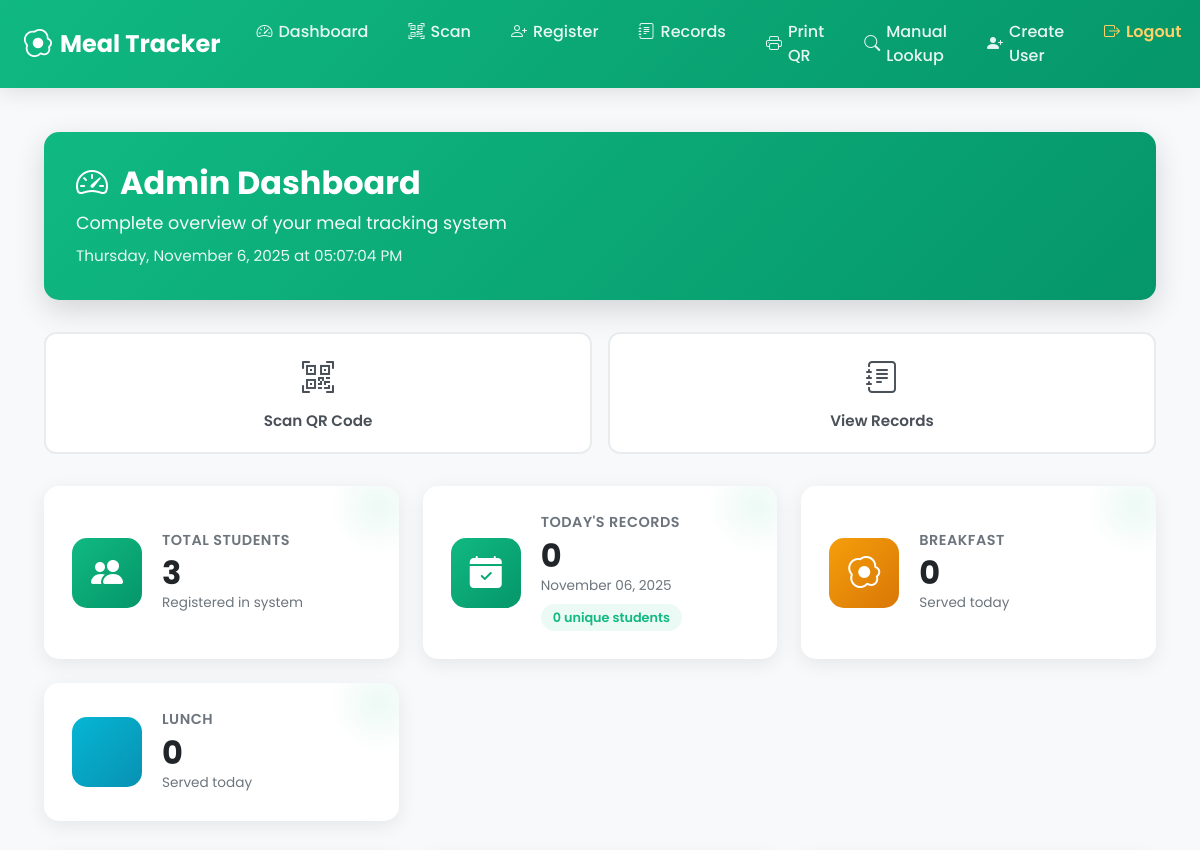
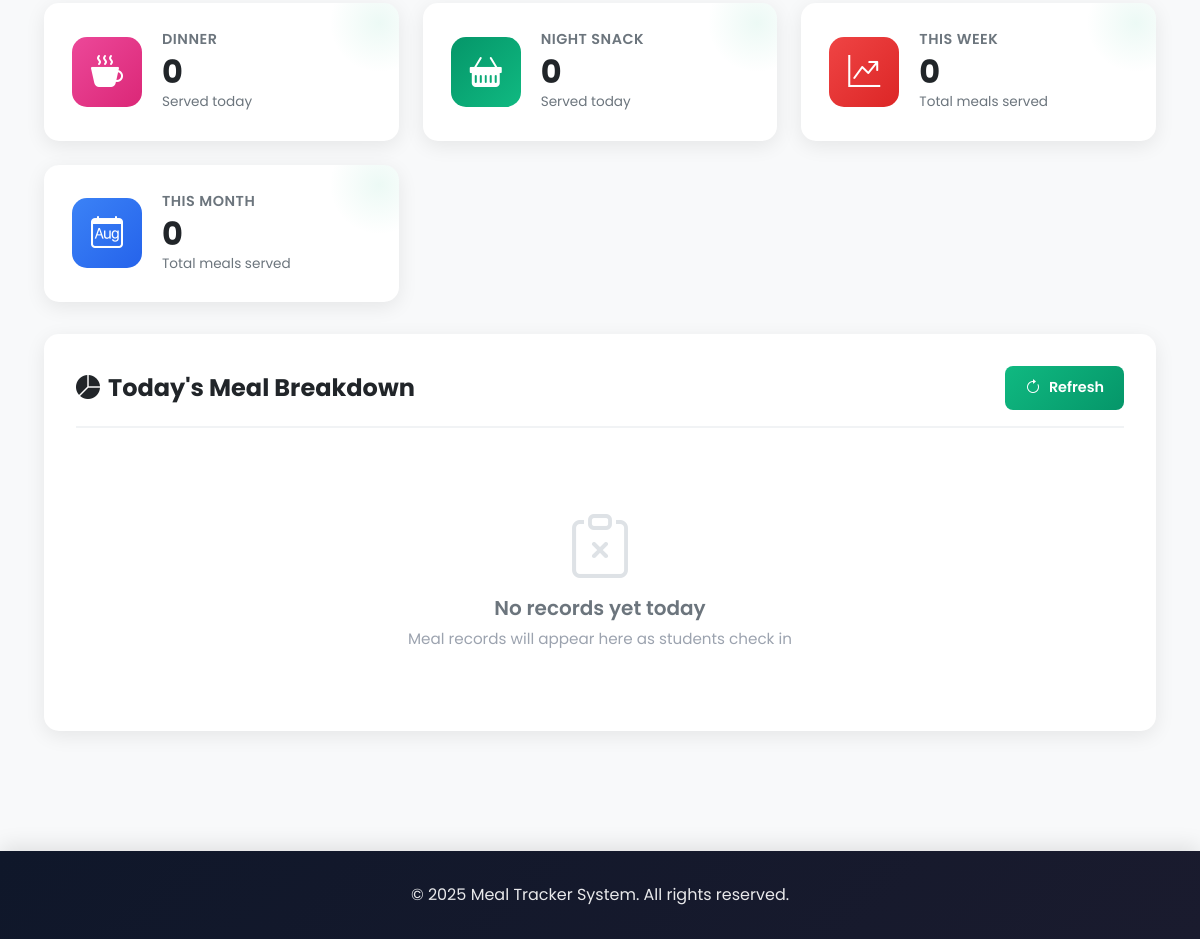
The app's page /dashboard/admin-dashboard/ (signed in), older data (2 pictures, top to bottom).
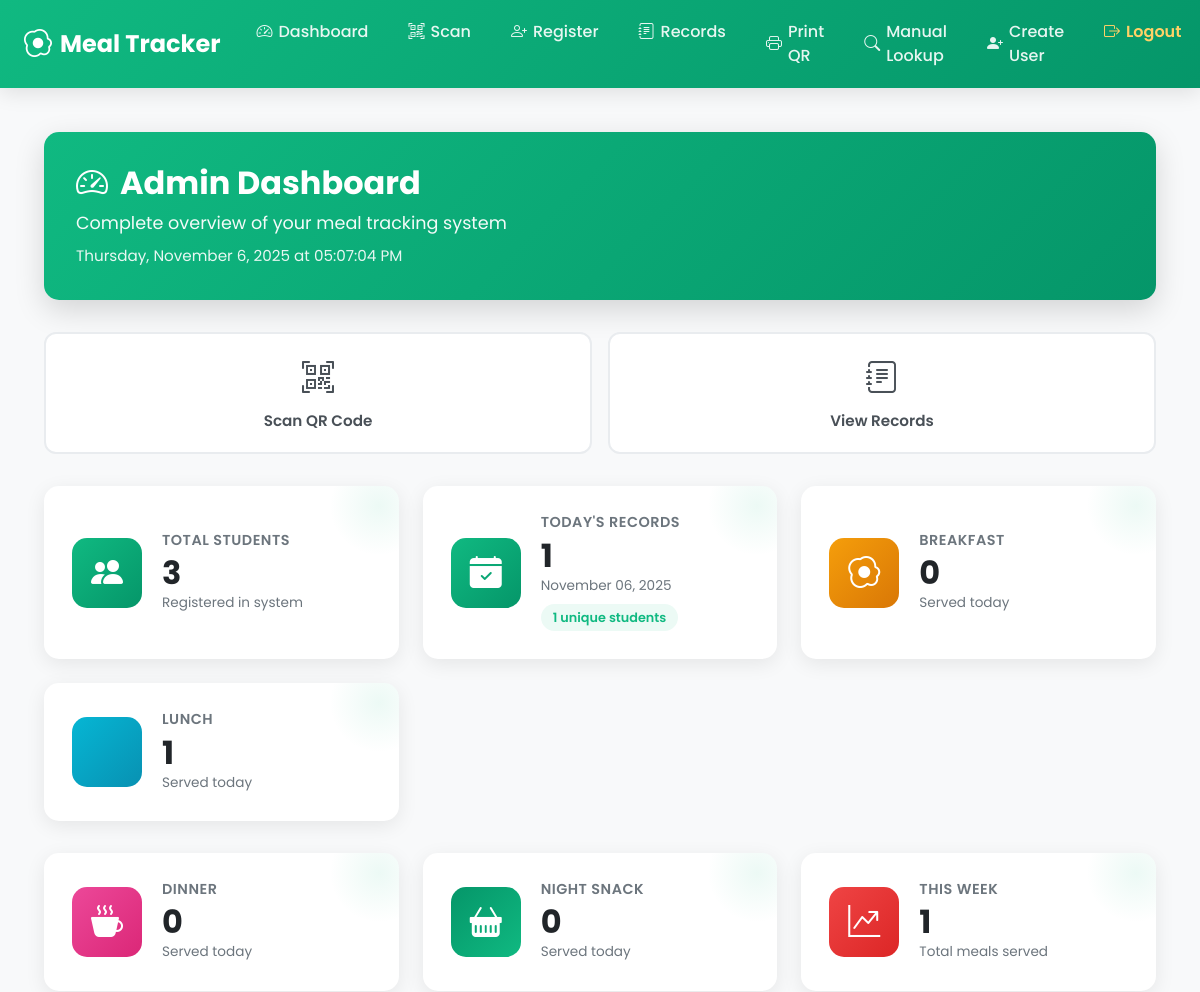
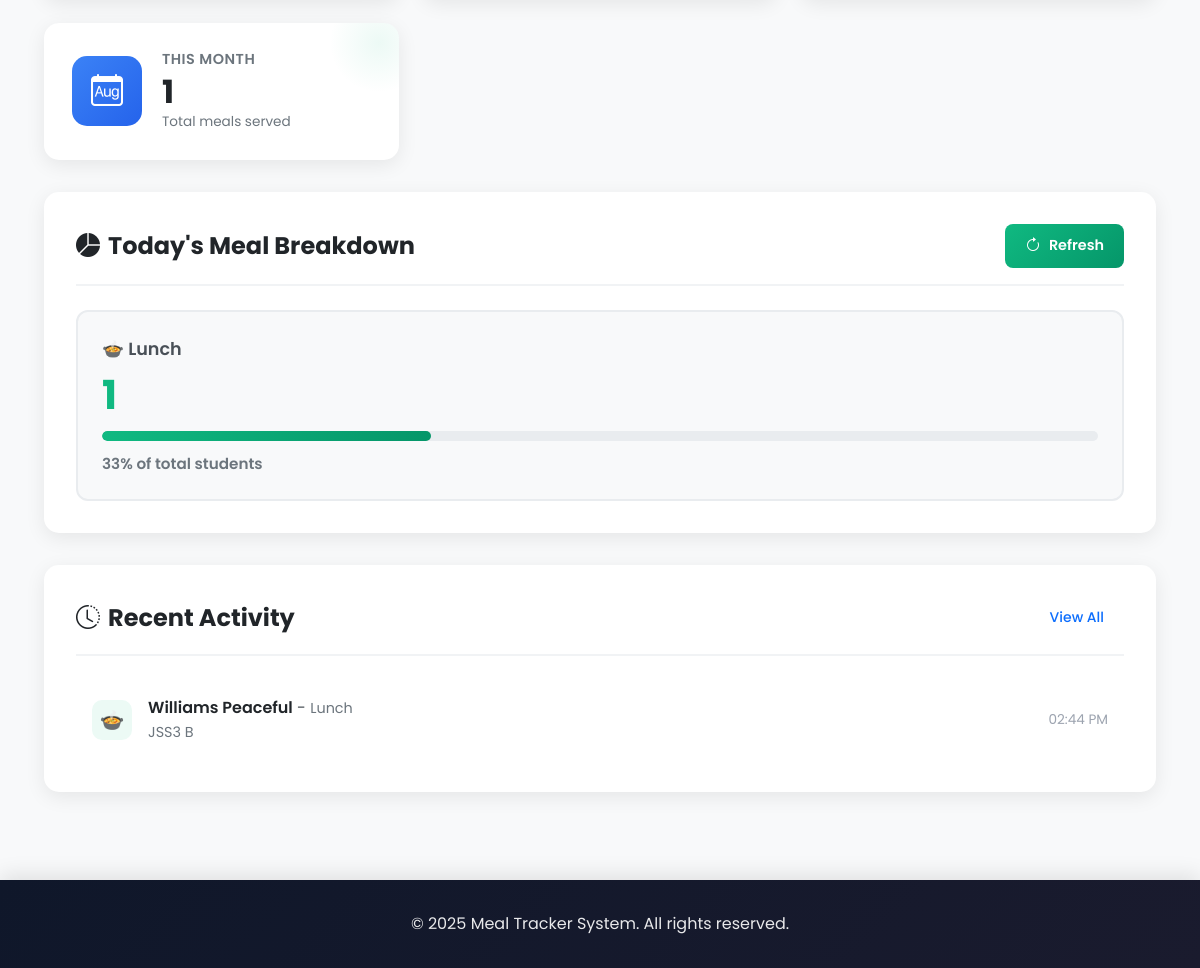
The same page, newer data (2 pictures, top to bottom).
### students/models.py (models this page shows, shortened)
class FeedingRecord(models.Model):
    student = models.ForeignKey("Student", on_delete=models.CASCADE)
    class_name = models.CharField(max_length=50)
    date = models.DateField(default=get_current_date)
    time = models.TimeField(auto_now_add=True)  # ✅ Auto record serving time
    meal_type = models.CharField(max_length=20, choices=MEAL_TYPES)
    AUTH_METHODS = [
        ("scanner", "Scanner/Card"),
        ("manual", "Manual"),
        ("other", "Other"),
    ]
    auth_method = models.CharField(
        max_length=20, choices=AUTH_METHODS, default="scanner"
    )
    reason = models.CharField(max_length=255, blank=True, null=True)
    notes = models.TextField(blank=True, null=True)
    performed_by = models.ForeignKey(
        settings.AUTH_USER_MODEL, null=True, blank=True, on_delete=models.SET_NULL
    )
    class Meta:
        unique_together = (
            "student",
            "date",
            "meal_type",
        )  # ✅ Prevents double-feeding

class Student(models.Model):
    name = models.CharField(max_length=100)
    class_name = models.CharField(max_length=50)
    admission_number = models.CharField(max_length=30, unique=True, blank=False)
    qr_code_id = models.CharField(max_length=100, unique=True, blank=True)
    photo = models.ImageField(upload_to="student_photos/", blank=True, null=True)
    qr_code_image = models.ImageField(upload_to="qr_codes/", blank=True, null=True)

### students/views.py (the view)
# urls.py: path("admin-dashboard/", views.admin_dashboard, name="admin_dashboard"),
@user_passes_test(is_admin)
def admin_dashboard(request):
    today = timezone.now().date()
    week_ago = today - timedelta(days=7)
    month_start = today.replace(day=1)
    total_students = Student.objects.count()
    today_records = FeedingRecord.objects.filter(date=today)
    total_records_today = today_records.count()
    unique_students_today = today_records.values("student_id").distinct().count()
    breakfast_today = today_records.filter(meal_type="breakfast").count()
    lunch_today = today_records.filter(meal_type="lunch").count()
    dinner_today = today_records.filter(meal_type="dinner").count()
    snack_today = today_records.filter(meal_type="night_snack").count()
    total_records_week = FeedingRecord.objects.filter(date__gte=week_ago).count()
    total_records_month = FeedingRecord.objects.filter(date__gte=month_start).count()
    meal_counts = {
        "breakfast": breakfast_today,
        "lunch": lunch_today,
        "dinner": dinner_today,
        "night_snack": snack_today,
    }
    meal_counts = {k: v for k, v in meal_counts.items() if v > 0}
    recent_records = (
        FeedingRecord.objects.select_related("student")
        .filter(date=today)
        .order_by("-time")[:10]
    )
    context = {
        "total_students": total_students,
        "total_records_today": total_records_today,
        "unique_students_today": unique_students_today,
        "breakfast_today": breakfast_today,
        "lunch_today": lunch_today,
        "dinner_today": dinner_today,
        "snack_today": snack_today,
        "total_records_week": total_records_week,
        "total_records_month": total_records_month,
        "meal_counts": meal_counts,
        "today": today,
        "recent_records": recent_records,
    }
    return render(request, "students/admin_dashboard.html", context)

### students/views.py (called while the page is built)
def is_admin(user):
    return user.is_superuser  # or user.is_staff if you want staff too

### students/templates/students/admin_dashboard.html (shortened to what the changed rows need)
{% extends 'students/basetemp.html' %}
{% block content %}
<div class="dashboard-container">
  <div class="dashboard-header">
    <h1>
      <i class="bi bi-speedometer2"></i>
      Admin Dashboard
    </h1>
  </div>
  <div class="stats-grid">
    <div class="stat-card">
      <div class="stat-content">
        <h3>Today's Records</h3>
        <span class="stat-number">{{ total_records_today }}</span>
        <span class="stat-label">{{ today|date:"F d, Y" }}</span>
        <span class="stat-badge">{{ unique_students_today }} unique students</span>
      </div>
    </div>
    <div class="stat-card">
      <div class="stat-content">
        <h3>Lunch</h3>
        <span class="stat-number">{{ lunch_today }}</span>
        <span class="stat-label">Served today</span>
      </div>
    </div>
  </div>
  <div class="stats-grid">
    <div class="stat-card">
      <div class="stat-content">
        <h3>This Week</h3>
        <span class="stat-number">{{ total_records_week }}</span>
        <span class="stat-label">Total meals served</span>
      </div>
    </div>
    <div class="stat-card">
      <div class="stat-content">
        <h3>This Month</h3>
        <span class="stat-number">{{ total_records_month }}</span>
        <span class="stat-label">Total meals served</span>
      </div>
    </div>
  </div>
  <div class="meal-section">
    <div class="section-header">
      <h2>
        <i class="bi bi-pie-chart-fill"></i>
        Today's Meal Breakdown
      </h2>
    </div>
    <div class="meal-cards">
      {% if meal_counts %}
        {% for meal, count in meal_counts.items %}
        <div class="meal-card">
          <div class="meal-type">
            {% if meal == 'breakfast' %}🍳{% elif meal == 'lunch' %}🍲{% elif meal == 'dinner' %}🍛{% else %}🥪{% endif %}
            {{ meal|title }}
          </div>
          <div class="meal-count">{{ count }}</div>
          <div class="meal-progress">
            <div class="progress-bar" style="width: {% if total_students > 0 %}{% widthratio count total_students 100 %}{% else %}0{% endif %}%"></div>
          </div>
          <div class="meal-percentage">
            {% if total_students > 0 %}
              {% widthratio count total_students 100 %}% of total students
            {% else %}
              0% of total students
            {% endif %}
          </div>
        </div>
        {% endfor %}
      {% else %}
      <div class="empty-state">
        <i class="bi bi-clipboard-x"></i>
        <h3>No records yet today</h3>
        <p>Meal records will appear here as students check in</p>
      </div>
      {% endif %}
    </div>
  </div>
  {% if recent_records %}
  <div class="recent-activity">
    <div class="section-header">
      <h2>
        <i class="bi bi-clock-history"></i>
        Recent Activity
      </h2>
      <a href="{% url 'feeding_records' %}" class="btn btn-sm btn-outline-primary">View All</a>
    </div>
    <ul class="activity-list">
      {% for record in recent_records %}
      <li class="activity-item">
        <div class="activity-icon">
          {% if record.meal_type == 'breakfast' %}🍳{% elif record.meal_type == 'lunch' %}🍲{% elif record.meal_type == 'dinner' %}🍛{% else %}🥪{% endif %}
        </div>
        <div class="activity-content">
          <div>
            <strong>{{ record.student.name }}</strong> -
            <span>{{ record.get_meal_type_display }}</span>
          </div>
          <div>
            <span>{{ record.student.class_name }}</span>
          </div>
        </div>
        <div class="activity-time">
          {{ record.time|time:"h:i A" }}
        </div>
      </li>
      {% endfor %}
    </ul>
  </div>
  {% endif %}
</div>
{% endblock %}

Row changes from the older to the newer data that the page shows:
added FeedingRecord: meal_type "Lunch", count "1", widthratio "33", student.name "Williams Peaceful", student.class_name "JSS3 B", time "02:44 PM"
Text that changed along with them:
{{ total_records_today }}: "0" → "1"
{{ unique_students_today }}: "0" → "1"
{{ lunch_today }}: "0" → "1"
{{ total_records_week }}: "0" → "1"
{{ total_records_month }}: "0" → "1"
text no longer shown: "No records yet today Meal records will appear here as students check in"
text now shown: "Recent Activity View All"
